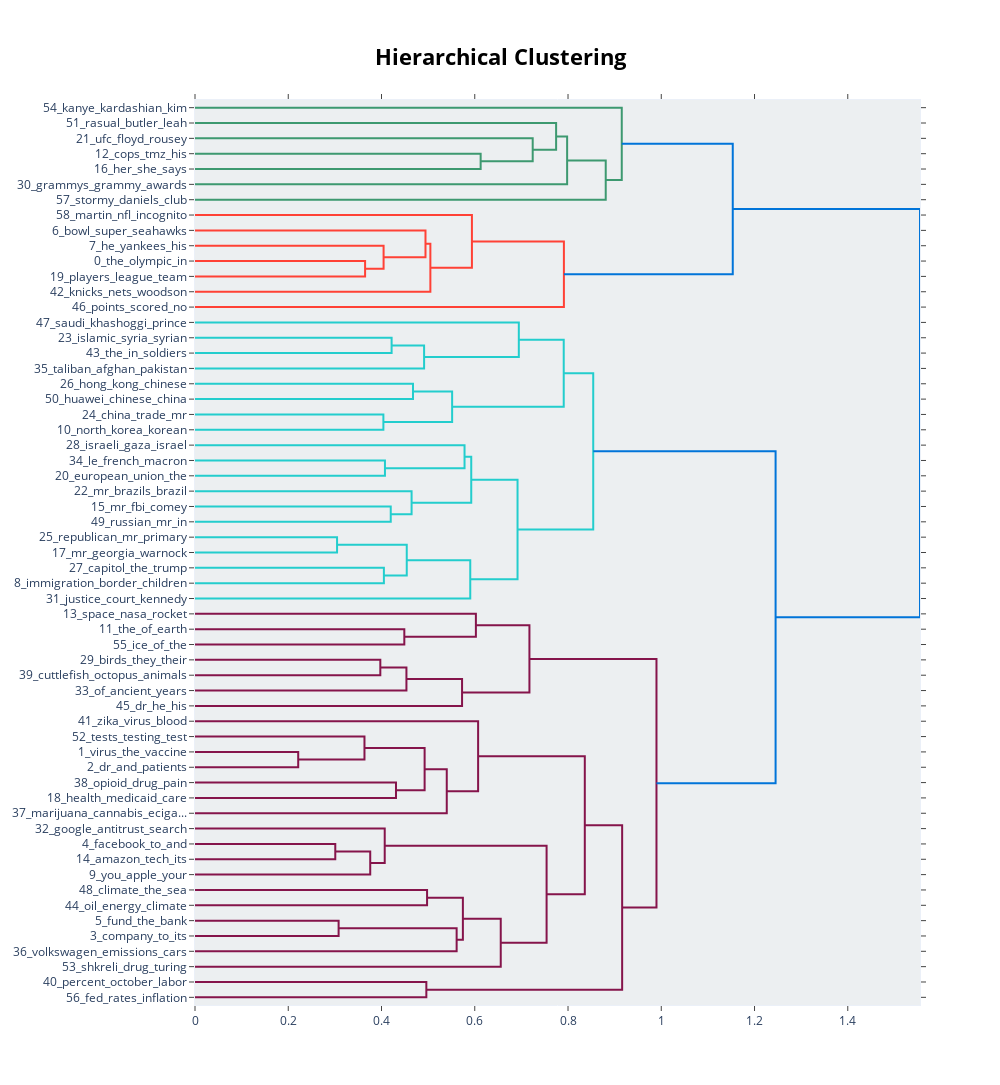

Here is the notebook cell this chart was saved with:
### Markdown cell above
Further, due to the clustering method employed by BERTopic, there is no absolute set of topics. Rather, documents are clustered into topics in a hierachical manner.
This allows for manual intervention, i.e., we can choose a level of granularity that suits our needs.

BERTopic allows us to visualize this hierachy using a dendrogram. We can then select a level of granularity by cutting the dendrogram at a certain height.

### Code cell
topic_model.visualize_hierarchy()

### Figure 1 — Plotly figure (JSON) as saved in the notebook; plotly's stock layout.template omitted (floating-point values rounded to 4 significant figures)
{"data": [{"hoverinfo": "text", "marker": {"color": "rgb(61,153,112)"}, "mode": "lines", "type": "scatter", "x": [0, 0.6126, 0.6126, 0], "xaxis": "x", "y": [-35, -35, -45, -45], "yaxis": "y"}, {"hoverinfo": "text", "marker": {"color": "rgb(61,153,112)"}, "mode": "lines", "type": "scatter", "x": [0, 0.7242, 0.7242, 0.6126], "xaxis": "x", "y": [-25, -25, -40, -40], "yaxis": "y"}, {"hoverinfo": "text", "marker": {"color": "rgb(61,153,112)"}, "mode": "lines", "type": "scatter", "x": [0, 0.7745, 0.7745, 0.7242], "xaxis": "x", "y": [-15, -15, -32.5, -32.5], "yaxis": "y"}, {"hoverinfo": "text", "marker": {"color": "rgb(61,153,112)"}, "mode": "lines", "type": "scatter", "x": [0.7745, 0.7981, 0.7981, 0], "xaxis": "x", "y": [-23.75, -23.75, -55, -55], "yaxis": "y"}, {"hoverinfo": "text", "marker": {"color": "rgb(61,153,112)"}, "mode": "lines", "type": "scatter", "x": [0.7981, 0.8809, 0.8809, 0], "xaxis": "x", "y": [-39.38, -39.38, -65, -65], "yaxis": "y"}, {"hoverinfo": "text", "marker": {"color": "rgb(61,153,112)"}, "mode": "lines", "type": "scatter", "x": [0, 0.9152, 0.9152, 0.8809], "xaxis": "x", "y": [-5, -5, -52.19, -52.19], "yaxis": "y"}, {"hoverinfo": "text", "marker": {"color": "rgb(255,65,54)"}, "mode": "lines", "type": "scatter", "x": [0, 0.3648, 0.3648, 0], "xaxis": "x", "y": [-105, -105, -115, -115], "yaxis": "y"}, {"hoverinfo": "text", "marker": {"color": "rgb(255,65,54)"}, "mode": "lines", "type": "scatter", "x": [0, 0.4045, 0.4045, 0.3648], "xaxis": "x", "y": [-95, -95, -110, -110], "yaxis": "y"}, {"hoverinfo": "text", "marker": {"color": "rgb(255,65,54)"}, "mode": "lines", "type": "scatter", "x": [0, 0.4943, 0.4943, 0.4045], "xaxis": "x", "y": [-85, -85, -102.5, -102.5], "yaxis": "y"}, {"hoverinfo": "text", "marker": {"color": "rgb(255,65,54)"}, "mode": "lines", "type": "scatter", "x": [0.4943, 0.5048, 0.5048, 0], "xaxis": "x", "y": [-93.75, -93.75, -125, -125], "yaxis": "y"}, {"hoverinfo": "text", "marker": {"color": "rgb(255,65,54)"}, "mode": "lines", "type": "scatter", "x": [0, 0.5939, 0.5939, 0.5048], "xaxis": "x", "y": [-75, -75, -109.4, -109.4], "yaxis": "y"}, {"hoverinfo": "text", "marker": {"color": "rgb(255,65,54)"}, "mode": "lines", "type": "scatter", "x": [0.5939, 0.7912, 0.7912, 0], "xaxis": "x", "y": [-92.19, -92.19, -135, -135], "yaxis": "y"}, {"hoverinfo": "text", "marker": {"color": "rgb(0,116,217)"}, "mode": "lines", "type": "scatter", "x": [0.9152, 1.153, 1.153, 0.7912], "xaxis": "x", "y": [-28.59, -28.59, -113.6, -113.6], "yaxis": "y"}, {"hoverinfo": "text", "marker": {"color": "rgb(35,205,205)"}, "mode": "lines", "type": "scatter", "x": [0, 0.4217, 0.4217, 0], "xaxis": "x", "y": [-155, -155, -165, -165], "yaxis": "y"}, {"hoverinfo": "text", "marker": {"color": "rgb(35,205,205)"}, "mode": "lines", "type": "scatter", "x": [0.4217, 0.4913, 0.4913, 0], "xaxis": "x", "y": [-160, -160, -175, -175], "yaxis": "y"}, {"hoverinfo": "text", "marker": {"color": "rgb(35,205,205)"}, "mode": "lines", "type": "scatter", "x": [0, 0.6945, 0.6945, 0.4913], "xaxis": "x", "y": [-145, -145, -167.5, -167.5], "yaxis": "y"}, {"hoverinfo": "text", "marker": {"color": "rgb(35,205,205)"}, "mode": "lines", "type": "scatter", "x": [0, 0.4675, 0.4675, 0], "xaxis": "x", "y": [-185, -185, -195, -195], "yaxis": "y"}, {"hoverinfo": "text", "marker": {"color": "rgb(35,205,205)"}, "mode": "lines", "type": "scatter", "x": [0, 0.404, 0.404, 0], "xaxis": "x", "y": [-205, -205, -215, -215], "yaxis": "y"}, {"hoverinfo": "text", "marker": {"color": "rgb(35,205,205)"}, "mode": "lines", "type": "scatter", "x": [0.4675, 0.5515, 0.5515, 0.404], "xaxis": "x", "y": [-190, -190, -210, -210], "yaxis": "y"}, {"hoverinfo": "text", "marker": {"color": "rgb(35,205,205)"}, "mode": "lines", "type": "scatter", "x": [0.6945, 0.7908, 0.7908, 0.5515], "xaxis": "x", "y": [-156.2, -156.2, -200, -200], "yaxis": "y"}, {"hoverinfo": "text", "marker": {"color": "rgb(35,205,205)"}, "mode": "lines", "type": "scatter", "x": [0, 0.4074, 0.4074, 0], "xaxis": "x", "y": [-235, -235, -245, -245], "yaxis": "y"}, {"hoverinfo": "text", "marker": {"color": "rgb(35,205,205)"}, "mode": "lines", "type": "scatter", "x": [0, 0.5781, 0.5781, 0.4074], "xaxis": "x", "y": [-225, -225, -240, -240], "yaxis": "y"}, {"hoverinfo": "text", "marker": {"color": "rgb(35,205,205)"}, "mode": "lines", "type": "scatter", "x": [0, 0.4198, 0.4198, 0], "xaxis": "x", "y": [-265, -265, -275, -275], "yaxis": "y"}, {"hoverinfo": "text", "marker": {"color": "rgb(35,205,205)"}, "mode": "lines", "type": "scatter", "x": [0, 0.4645, 0.4645, 0.4198], "xaxis": "x", "y": [-255, -255, -270, -270], "yaxis": "y"}, {"hoverinfo": "text", "marker": {"color": "rgb(35,205,205)"}, "mode": "lines", "type": "scatter", "x": [0.5781, 0.5924, 0.5924, 0.4645], "xaxis": "x", "y": [-232.5, -232.5, -262.5, -262.5], "yaxis": "y"}, {"hoverinfo": "text", "marker": {"color": "rgb(35,205,205)"}, "mode": "lines", "type": "scatter", "x": [0, 0.3047, 0.3047, 0], "xaxis": "x", "y": [-285, -285, -295, -295], "yaxis": "y"}, {"hoverinfo": "text", "marker": {"color": "rgb(35,205,205)"}, "mode": "lines", "type": "scatter", "x": [0, 0.4051, 0.4051, 0], "xaxis": "x", "y": [-305, -305, -315, -315], "yaxis": "y"}, {"hoverinfo": "text", "marker": {"color": "rgb(35,205,205)"}, "mode": "lines", "type": "scatter", "x": [0.3047, 0.4541, 0.4541, 0.4051], "xaxis": "x", "y": [-290, -290, -310, -310], "yaxis": "y"}, {"hoverinfo": "text", "marker": {"color": "rgb(35,205,205)"}, "mode": "lines", "type": "scatter", "x": [0.4541, 0.5904, 0.5904, 0], "xaxis": "x", "y": [-300, -300, -325, -325], "yaxis": "y"}, {"hoverinfo": "text", "marker": {"color": "rgb(35,205,205)"}, "mode": "lines", "type": "scatter", "x": [0.5924, 0.6917, 0.6917, 0.5904], "xaxis": "x", "y": [-247.5, -247.5, -312.5, -312.5], "yaxis": "y"}, {"hoverinfo": "text", "marker": {"color": "rgb(35,205,205)"}, "mode": "lines", "type": "scatter", "x": [0.7908, 0.8541, 0.8541, 0.6917], "xaxis": "x", "y": [-178.1, -178.1, -280, -280], "yaxis": "y"}, {"hoverinfo": "text", "marker": {"color": "rgb(133,20,75)"}, "mode": "lines", "type": "scatter", "x": [0, 0.4489, 0.4489, 0], "xaxis": "x", "y": [-345, -345, -355, -355], "yaxis": "y"}, {"hoverinfo": "text", "marker": {"color": "rgb(133,20,75)"}, "mode": "lines", "type": "scatter", "x": [0, 0.6024, 0.6024, 0.4489], "xaxis": "x", "y": [-335, -335, -350, -350], "yaxis": "y"}, {"hoverinfo": "text", "marker": {"color": "rgb(133,20,75)"}, "mode": "lines", "type": "scatter", "x": [0, 0.3974, 0.3974, 0], "xaxis": "x", "y": [-365, -365, -375, -375], "yaxis": "y"}, {"hoverinfo": "text", "marker": {"color": "rgb(133,20,75)"}, "mode": "lines", "type": "scatter", "x": [0.3974, 0.4534, 0.4534, 0], "xaxis": "x", "y": [-370, -370, -385, -385], "yaxis": "y"}, {"hoverinfo": "text", "marker": {"color": "rgb(133,20,75)"}, "mode": "lines", "type": "scatter", "x": [0.4534, 0.5728, 0.5728, 0], "xaxis": "x", "y": [-377.5, -377.5, -395, -395], "yaxis": "y"}, {"hoverinfo": "text", "marker": {"color": "rgb(133,20,75)"}, "mode": "lines", "type": "scatter", "x": [0.6024, 0.7172, 0.7172, 0.5728], "xaxis": "x", "y": [-342.5, -342.5, -386.2, -386.2], "yaxis": "y"}, {"hoverinfo": "text", "marker": {"color": "rgb(133,20,75)"}, "mode": "lines", "type": "scatter", "x": [0, 0.2214, 0.2214, 0], "xaxis": "x", "y": [-425, -425, -435, -435], "yaxis": "y"}, {"hoverinfo": "text", "marker": {"color": "rgb(133,20,75)"}, "mode": "lines", "type": "scatter", "x": [0, 0.3635, 0.3635, 0.2214], "xaxis": "x", "y": [-415, -415, -430, -430], "yaxis": "y"}, {"hoverinfo": "text", "marker": {"color": "rgb(133,20,75)"}, "mode": "lines", "type": "scatter", "x": [0, 0.4311, 0.4311, 0], "xaxis": "x", "y": [-445, -445, -455, -455], "yaxis": "y"}, {"hoverinfo": "text", "marker": {"color": "rgb(133,20,75)"}, "mode": "lines", "type": "scatter", "x": [0.3635, 0.4925, 0.4925, 0.4311], "xaxis": "x", "y": [-422.5, -422.5, -450, -450], "yaxis": "y"}, {"hoverinfo": "text", "marker": {"color": "rgb(133,20,75)"}, "mode": "lines", "type": "scatter", "x": [0.4925, 0.54, 0.54, 0], "xaxis": "x", "y": [-436.2, -436.2, -465, -465], "yaxis": "y"}, {"hoverinfo": "text", "marker": {"color": "rgb(133,20,75)"}, "mode": "lines", "type": "scatter", "x": [0, 0.6072, 0.6072, 0.54], "xaxis": "x", "y": [-405, -405, -450.6, -450.6], "yaxis": "y"}, {"hoverinfo": "text", "marker": {"color": "rgb(133,20,75)"}, "mode": "lines", "type": "scatter", "x": [0, 0.3009, 0.3009, 0], "xaxis": "x", "y": [-485, -485, -495, -495], "yaxis": "y"}, {"hoverinfo": "text", "marker": {"color": "rgb(133,20,75)"}, "mode": "lines", "type": "scatter", "x": [0.3009, 0.3758, 0.3758, 0], "xaxis": "x", "y": [-490, -490, -505, -505], "yaxis": "y"}, {"hoverinfo": "text", "marker": {"color": "rgb(133,20,75)"}, "mode": "lines", "type": "scatter", "x": [0, 0.4069, 0.4069, 0.3758], "xaxis": "x", "y": [-475, -475, -497.5, -497.5], "yaxis": "y"}, {"hoverinfo": "text", "marker": {"color": "rgb(133,20,75)"}, "mode": "lines", "type": "scatter", "x": [0, 0.4977, 0.4977, 0], "xaxis": "x", "y": [-515, -515, -525, -525], "yaxis": "y"}, {"hoverinfo": "text", "marker": {"color": "rgb(133,20,75)"}, "mode": "lines", "type": "scatter", "x": [0, 0.308, 0.308, 0], "xaxis": "x", "y": [-535, -535, -545, -545], "yaxis": "y"}, {"hoverinfo": "text", "marker": {"color": "rgb(133,20,75)"}, "mode": "lines", "type": "scatter", "x": [0.308, 0.5611, 0.5611, 0], "xaxis": "x", "y": [-540, -540, -555, -555], "yaxis": "y"}, {"hoverinfo": "text", "marker": {"color": "rgb(133,20,75)"}, "mode": "lines", "type": "scatter", "x": [0.4977, 0.5745, 0.5745, 0.5611], "xaxis": "x", "y": [-520, -520, -547.5, -547.5], "yaxis": "y"}, {"hoverinfo": "text", "marker": {"color": "rgb(133,20,75)"}, "mode": "lines", "type": "scatter", "x": [0.5745, 0.6557, 0.6557, 0], "xaxis": "x", "y": [-533.8, -533.8, -565, -565], "yaxis": "y"}, {"hoverinfo": "text", "marker": {"color": "rgb(133,20,75)"}, "mode": "lines", "type": "scatter", "x": [0.4069, 0.754, 0.754, 0.6557], "xaxis": "x", "y": [-486.2, -486.2, -549.4, -549.4], "yaxis": "y"}, {"hoverinfo": "text", "marker": {"color": "rgb(133,20,75)"}, "mode": "lines", "type": "scatter", "x": [0.6072, 0.836, 0.836, 0.754], "xaxis": "x", "y": [-427.8, -427.8, -517.8, -517.8], "yaxis": "y"}, {"hoverinfo": "text", "marker": {"color": "rgb(133,20,75)"}, "mode": "lines", "type": "scatter", "x": [0, 0.4961, 0.4961, 0], "xaxis": "x", "y": [-575, -575, -585, -585], "yaxis": "y"}, {"hoverinfo": "text", "marker": {"color": "rgb(133,20,75)"}, "mode": "lines", "type": "scatter", "x": [0.836, 0.9161, 0.9161, 0.4961], "xaxis": "x", "y": [-472.8, -472.8, -580, -580], "yaxis": "y"}, {"hoverinfo": "text", "marker": {"color": "rgb(133,20,75)"}, "mode": "lines", "type": "scatter", "x": [0.7172, 0.9897, 0.9897, 0.9161], "xaxis": "x", "y": [-364.4, -364.4, -526.4, -526.4], "yaxis": "y"}, {"hoverinfo": "text", "marker": {"color": "rgb(0,116,217)"}, "mode": "lines", "type": "scatter", "x": [0.8541, 1.245, 1.245, 0.9897], "xaxis": "x", "y": [-229.1, -229.1, -445.4, -445.4], "yaxis": "y"}, {"hoverinfo": "text", "marker": {"color": "rgb(0,116,217)"}, "mode": "lines", "type": "scatter", "x": [1.153, 1.555, 1.555, 1.245], "xaxis": "x", "y": [-71.09, -71.09, -337.2, -337.2], "yaxis": "y"}], "layout": {"autosize": false, "height": 1085, "hoverlabel": {"bgcolor": "white", "font": {"family": "Rockwell", "size": 16}}, "hovermode": "closest", "plot_bgcolor": "#ECEFF1", "showlegend": false, "title": {"font": {"color": "Black", "size": 22}, "text": "<b>Hierarchical Clustering</b>", "x": 0.5, "xanchor": "center", "yanchor": "top"}, "width": 1000, "xaxis": {"mirror": "allticks", "rangemode": "tozero", "showgrid": false, "showline": true, "showticklabels": true, "ticks": "outside", "type": "linear", "zeroline": false}, "yaxis": {"mirror": "allticks", "range": [-590, 0], "rangemode": "tozero", "showgrid": false, "showline": true, "showticklabels": true, "tickmode": "array", "ticks": "outside", "ticktext": ["54_kanye_kardashian_kim", "51_rasual_butler_leah", "21_ufc_floyd_rousey", "12_cops_tmz_his", "16_her_she_says", "30_grammys_grammy_awards", "57_stormy_daniels_club", "58_martin_nfl_incognito", "6_bowl_super_seahawks", "7_he_yankees_his", "0_the_olympic_in", "19_players_league_team", "42_knicks_nets_woodson", "46_points_scored_no", "47_saudi_khashoggi_prince", "23_islamic_syria_syrian", "43_the_in_soldiers", "35_taliban_afghan_pakistan", "26_hong_kong_chinese", "50_huawei_chinese_china", "24_china_trade_mr", "10_north_korea_korean", "28_israeli_gaza_israel", "34_le_french_macron", "20_european_union_the", "22_mr_brazils_brazil", "15_mr_fbi_comey", "49_russian_mr_in", "25_republican_mr_primary", "17_mr_georgia_warnock", "27_capitol_the_trump", "8_immigration_border_children", "31_justice_court_kennedy", "13_space_nasa_rocket", "11_the_of_earth", "55_ice_of_the", "29_birds_they_their", "39_cuttlefish_octopus_animals", "33_of_ancient_years", "45_dr_he_his", "41_zika_virus_blood", "52_tests_testing_test", "1_virus_the_vaccine", "2_dr_and_patients", "38_opioid_drug_pain", "18_health_medicaid_care", "37_marijuana_cannabis_eciga...", "32_google_antitrust_search", "4_facebook_to_and", "14_amazon_tech_its", "9_you_apple_your", "48_climate_the_sea", "44_oil_energy_climate", "5_fund_the_bank", "3_company_to_its", "36_volkswagen_emissions_cars", "53_shkreli_drug_turing", "40_percent_october_labor", "56_fed_rates_inflation"], "tickvals": [-5, -15, -25, -35, -45, -55, -65, -75, -85, -95, -105, -115, -125, -135, -145, -155, -165, -175, -185, -195, -205, -215, -225, -235, -245, -255, -265, -275, -285, -295, -305, -315, -325, -335, -345, -355, -365, -375, -385, -395, -405, -415, -425, -435, -445, -455, -465, -475, -485, -495, -505, -515, -525, -535, -545, -555, -565, -575, -585], "type": "linear", "zeroline": false}}}
